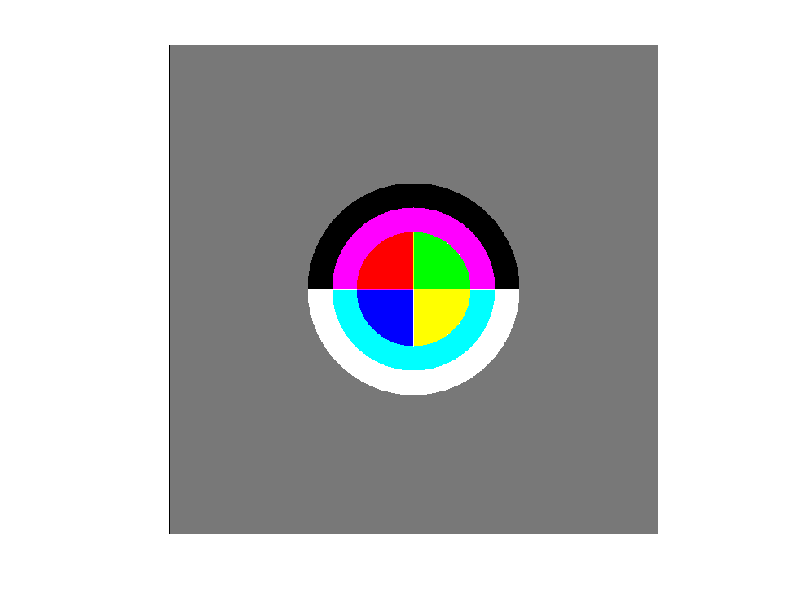

Write MATLAB code to recreate this figure.
clc
close all
clear all

img = uint8(zeros(600, 600));

img(:,:,1) = img(:,:,1);
img(:,:,2) = img(:,:,1);
img(:,:,3) = img(:,:,1);

x0 = 300;
y0 = 300;
r0 = 70;
r1 = 100;
r2 = 130;

[r,c,d] = size(img);

for x = 1:r
    for y = 1:c
        if (x-x0)^2 + (y-y0)^2 <= r0^2
            if x<=r/2 && y<=c/2
                img(x,y,1) = 255;
            end
            if x<=r/2 && y>=c/2
                img(x,y,2) = 255;
            end
            if x>=r/2 && y<=c/2
                img(x,y,3) = 255;
            end
            if x>=r/2 && y>=c/2
                img(x,y,1:2) = 255;
            end
        end
        if (x-x0)^2 + (y-y0)^2 <= r1^2 && (x-x0)^2 + (y-y0)^2 >= r0^2
            if x<=r/2
                img(x,y,1) = 255;
                img(x,y,3) = 255;
            end
            if x>=r/2
                img(x,y,2:3) = 255;
            end
        end
        if (x-x0)^2 + (y-y0)^2 <= r2^2 && (x-x0)^2 + (y-y0)^2 >= r1^2
            if x<=r/2
                img(x,y,1:0) = 0;
            end
            if x>=r/2
                img(x,y,1:3) = 255;
            end
        end
        if (x-x0)^2 + (y-y0)^2 >= r2^2 && (x-x0)^2 + (y-y0)^2 >= r1^2 && (x-x0)^2 + (y-y0)^2 >= r0^2
            img(x,y,1:3) = 120;
        end
        
    end
end

imshow(img);

